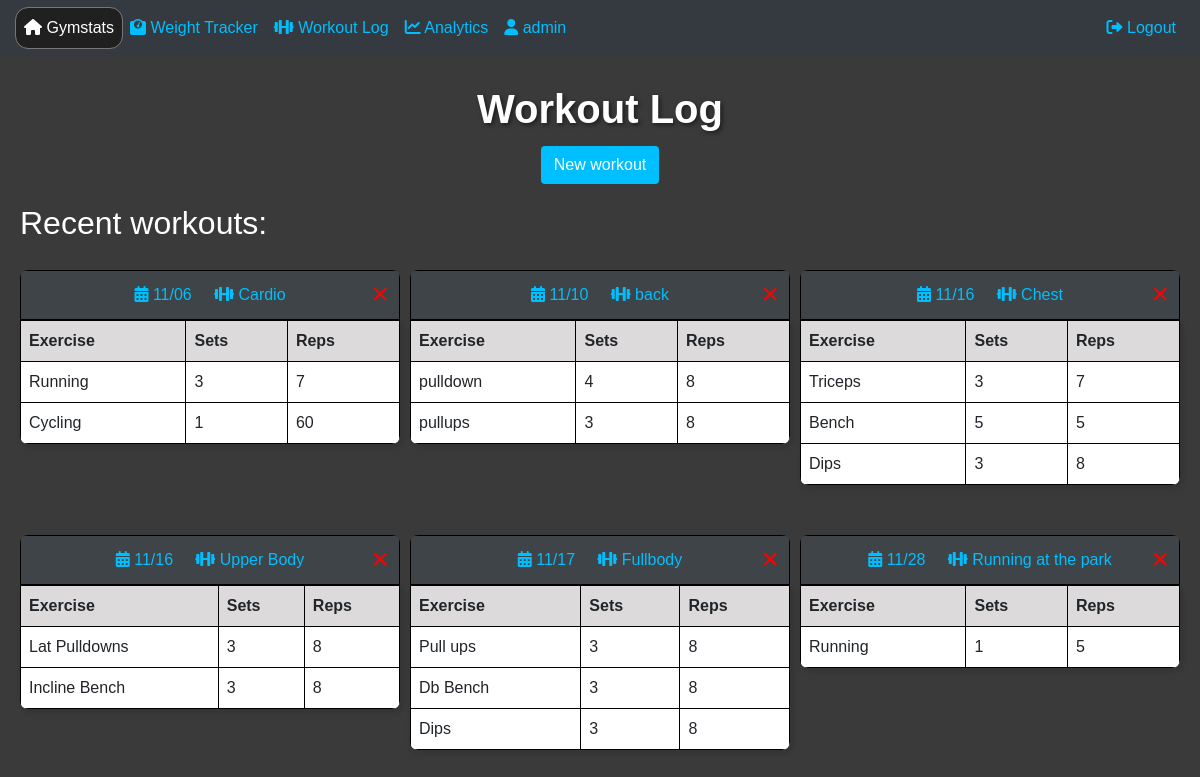
/workoutlog (signed in), run on an earlier commit of the app's database.
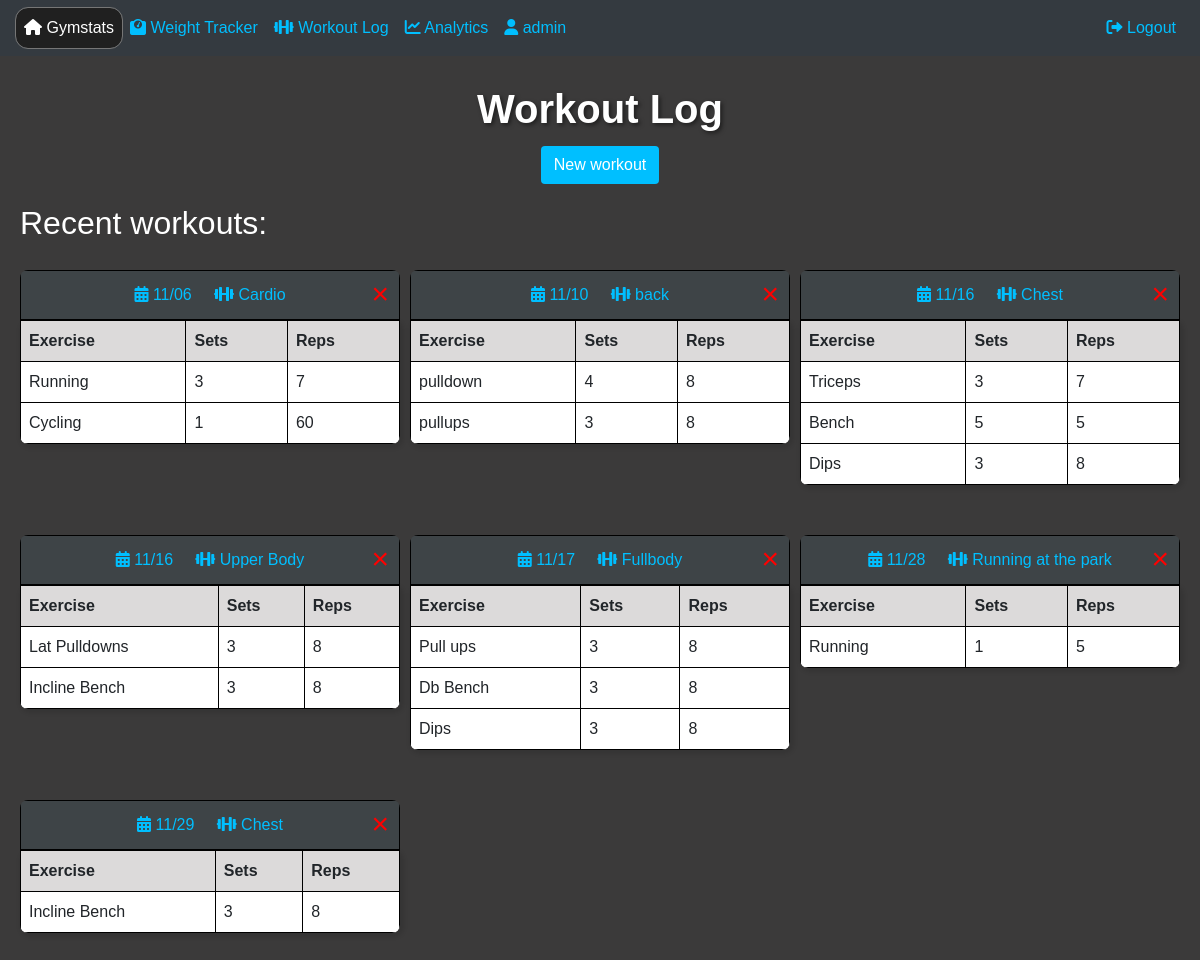
And on a later commit of the database.
### website/models.py (models this page shows)
class User(db.Model, UserMixin):
    id = db.Column(db.Integer, primary_key=True)
    email = db.Column(db.String(150), unique=True)
    username = db.Column(db.String(150))
    password = db.Column(db.String(150))
    weightLog = db.relationship('Weight', backref='user', lazy='dynamic')
    workoutLog = db.relationship('Workout')

class Workout(db.Model):
    id = db.Column(db.Integer, primary_key=True)
    name = db.Column(db.String(50))
    date = db.Column(Date)
    user_id = db.Column(db.Integer, db.ForeignKey('user.id'))
    exercises = db.relationship(
        'Exercise',
        secondary=workout_exercise,
        backref=db.backref('workouts', lazy='dynamic'),
        lazy='dynamic'
    )

class Exercise(db.Model):
    id = db.Column(db.Integer, primary_key=True)
    name = db.Column(db.String(50))
    sets = db.Column(db.Integer)
    reps = db.Column(db.Integer)

### website/views.py (the view, shortened to what this page needs)
@views.route('/workoutlog', methods=['GET', 'POST'])
@login_required
def workoutlog():
    sorted_workouts = sorted(current_user.workoutLog, key=attrgetter('date'))
    return render_template("workout_log.html", user=current_user, sorted_workouts=sorted_workouts)

### website/__init__.py (called while the page is built)
def create_app():
    app = Flask(__name__)
    app = Flask(__name__, static_url_path='/static')
    app.config['SECRET_KEY'] = '123'
    app.config['SQLALCHEMY_DATABASE_URI'] = f'sqlite:///{DB_NAME}'
    db.init_app(app)
    from .views import views
    from .auth import auth
    app.register_blueprint(views, url_prefix='/')
    app.register_blueprint(auth, url_prefix='/')
    from .models import User, Weight
    with app.app_context():
        db.create_all()
    login_manager =  LoginManager()
    login_manager.login_view = 'auth.login'
    login_manager.init_app(app)
    @login_manager.user_loader
    def load_user(id):
        return User.query.get(int(id))
    return app

### website/templates/workout_log.html (shortened to what this page needs)
{% extends "base.html" %}
{% block content %}
<br>
<head>
  <link rel="stylesheet" type="text/css" href="static/styles.css">
  <link href="https://cdnjs.cloudflare.com/ajax/libs/font-awesome/6.0.0-beta3/css/all.min.css" rel="stylesheet">
  <div class="header-container">
    <h1>Workout Log</h1>
  </div>
</head>
<body>
  <div class="centered-content">
    <button class="btn btn-custom" id="openModalButton"> New workout </button>
  </div>
  <div class="workout-log-page">
    <h2>Recent workouts:</h2>
    <div class="workout-wrapper">
      {% for workout in sorted_workouts %}
      <div class="table-container">
        <table id="exerciseTable" class="custom-table">
          <caption class="table-caption">
            <i class="fa-solid fa-calendar-days"></i>
            {{ workout.date.strftime("%m/%d") }}
            <i class="fa-solid fa-dumbbell"></i>
            {{ workout.name }}
            <button class="delete-button" onclick="confirmDeleteWorkout({{ workout.id }})">&times;</button>
          </caption>
            <thead>
              <tr>
                <th>Exercise</th>
                <th>Sets</th>
                <th>Reps</th>
              </tr>
            </thead>
            <tbody id="exerciseTableBody">
              {% for exercise in workout.exercises %}
                <tr>
                  <td>{{ exercise.name }}</td>
                  <td>{{ exercise.sets }}</td>
                  <td>{{ exercise.reps }}</td>
                </tr>
              {% endfor %}
            </tbody>
          </table>
      </div>
      {% endfor %}
    </div>
  <br>
  </div>
</body>
{% endblock %}

### website/templates/base.html (shortened to what this page needs)
<!DOCTYPE html>
<html>
  <head>
    <link rel="stylesheet" type="text/css" href="static/styles.css">
    <link
      rel="stylesheet"
      href="https://stackpath.bootstrapcdn.com/bootstrap/4.4.1/css/bootstrap.min.css"
    />
    <link
      rel="stylesheet"
      href="https://stackpath.bootstrapcdn.com/font-awesome/4.7.0/css/font-awesome.min.css"
    />
    <link href="https://cdnjs.cloudflare.com/ajax/libs/font-awesome/6.0.0-beta3/css/all.min.css" rel="stylesheet">
  </head>
  <body>
    <nav class="navbar navbar-expand-lg navbar-dark bg-dark">
      <div class="collapse navbar-collapse" id="navbar">
        <div class="navbar-nav">
          {% if user.is_authenticated %}
          <a class="nav-item nav-link" id="home" href="/">
            <i class="fa-solid fa-house"></i>
            <span class="text-highlight">Gymstats</span>
          </a>
          <a class="nav-item nav-link" id="weighttracker" href="/weighttracker">
            <i class="fa-solid fa-weight-scale"></i>
            Weight Tracker
          </a>
          <a class="nav-item nav-link" id="workoutlog" href="/workoutlog">
            <i class="fa-solid fa-dumbbell"></i>
            Workout Log
          </a>
          <a class="nav-item nav-link" id="analytics" href="/analytics">
            <i class="fa-solid fa-chart-line"></i>
            Analytics
          </a>
          <a class="nav-item nav-link" id="profile" href="/profile">
            <i class="fa-solid fa-user"></i> {{ user.username }}
          </a>
          {% endif %}
        </div>
        <div class="navbar-nav ml-auto">
          {% if user.is_authenticated %}
          <a class="nav-item nav-link" id="logout" href="/logout">
            <i class="fa-solid fa-right-from-bracket"></i>
            Logout
          </a>
          {% endif %}
        </div>
      </div>
    </nav>
    <div class="content-container">{% block content %} {% endblock %}</div>
  </body>
</html>

### website/static/styles.css (style rules this page uses)
#home { color: white; background-color: #202020; border-radius: 12px; outline: .5px solid rgb(118, 118, 118); }
h1 { text-align: center; color: white; text-decoration-thickness: 2px; font-weight: bold; text-shadow: 2px 2px 4px rgba(0, 0, 0, 0.5); }
h2 { color: white; }
.header-container { max-width: 400px; margin: 0 auto; padding: 5px; border-radius: 10px; }
body { background-color: rgb(59, 58, 58); background-size: cover; font-family: Optima, sans-serif; }
.navbar .navbar-nav .nav-item.nav-link { color: #00bfff; }
.workout-wrapper { display: flex; flex-wrap: wrap; justify-content: space-between; }
.workout-log-page { padding: 20px; }
.centered-content { text-align: center; }
.btn-custom { background-color: #00bfff; color: white; }
#exerciseTable th { background-color: #dcdada; border: 1px solid #000000; padding: 8px; text-align: left; }
.workout-wrapper { display: grid; grid-template-columns: repeat(auto-fill, minmax(30%, 1fr)); gap: 10px; }
#exerciseTableBody td { border: 1px solid #000000; padding: 8px; background-color: white; }
.custom-table { border-collapse: collapse; width: 100%; margin-top: 20px; box-sizing: border-box; border-radius: 8px; overflow: hidden; box-shadow: 2px 2px 4px 2px rgba(0, 0, 0, 0.1); }
.table-caption { text-align: center; caption-side: top; background-color: #3e4447; border: 1px solid black; color: #00bfff; }
#exerciseTable { width: 100%; border-collapse: collapse; }
.delete-button { background-color: transparent; border: none; color: red; cursor: pointer; font-size: 30px; position: absolute; top: 20px; right: 5px; }
.table-container { position: relative; display: inline-block; margin-bottom: 20px; }

What changed in the data, as far as the page shows it:
added Workout: date "11/29", name "Chest"
added Exercise: name "Incline Bench", sets "3", reps "8", shown under "11/29"
